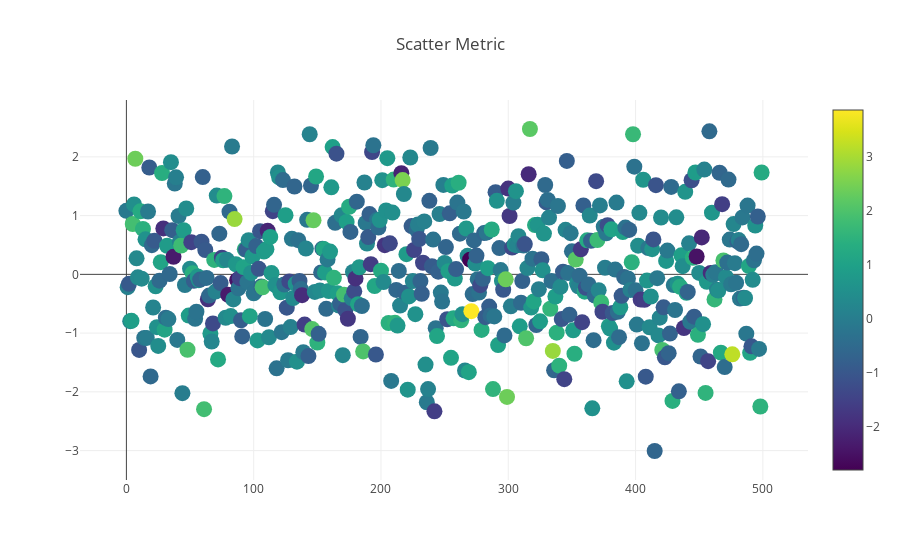

The notebook cell saved with this chart:
### Markdown cell above
## Metric 1

### Code cell
# Create random data with numpy
import numpy as np

trace1 = go.Scatter(
    y = np.random.randn(500),
    mode='markers',
    marker=dict(
        size=16,
        color = np.random.randn(500), #set color equal to a variable
        colorscale='Viridis',
        showscale=True
    )
)
data = [trace1]

# Plot and embed in ipython notebook!
plotly.offline.iplot({
    "data": data,
    "layout": go.Layout(title="Scatter Metric")
})

### Figure 1 — Plotly figure (JSON) as saved in the notebook; plotly's stock layout.template omitted (floating-point values rounded to 4 significant figures; data arrays with more than 128 entries replaced by an {"elided": "..."} marker saying what was removed)
{"data": [{"marker": {"color": {"elided": "500 float values"}, "colorscale": "Viridis", "showscale": true, "size": 16}, "mode": "markers", "type": "scatter", "uid": "45e242f5-4975-4792-aa50-1654519b0e84", "y": {"elided": "500 float values"}}], "layout": {"title": {"text": "Scatter Metric"}}}
